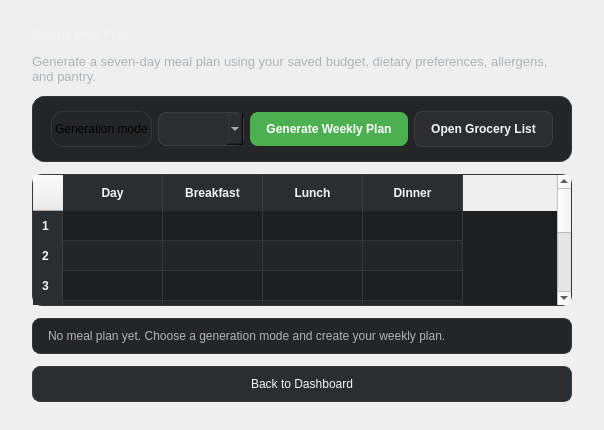
<?xml version="1.0" encoding="UTF-8"?>
<ui version="4.0">
 <class>MealPlanPage</class>
 <widget class="QWidget" name="MealPlanPage">
  <property name="geometry">
   <rect>
    <x>0</x>
    <y>0</y>
    <width>602</width>
    <height>430</height>
   </rect>
  </property>
  <layout class="QVBoxLayout" name="mealPlanPageLayout">
   <property name="spacing">
    <number>12</number>
   </property>
   <property name="leftMargin">
    <number>32</number>
   </property>
   <property name="topMargin">
    <number>28</number>
   </property>
   <property name="rightMargin">
    <number>32</number>
   </property>
   <property name="bottomMargin">
    <number>28</number>
   </property>
   <item>
    <widget class="QLabel" name="mealPlanTitle">
     <property name="styleSheet">
      <string notr="true">color: #F4F4F4;
background: transparent;</string>
     </property>
     <property name="text">
      <string>Weekly Meal Plan</string>
     </property>
    </widget>
   </item>
   <item>
    <widget class="QLabel" name="mealPlanSubtitle">
     <property name="styleSheet">
      <string notr="true">color: #AEB4B7;
background: transparent;
font-size: 13px;</string>
     </property>
     <property name="text">
      <string>Generate a seven-day meal plan using your saved budget, dietary preferences, allergens, and pantry.</string>
     </property>
     <property name="wordWrap">
      <bool>true</bool>
     </property>
    </widget>
   </item>
   <item>
    <widget class="QFrame" name="">
     <property name="styleSheet">
      <string notr="true">QFrame {
    background-color: #232526;
    border: 1px solid #34383A;
    border-radius: 12px;
}</string>
     </property>
     <layout class="QHBoxLayout" name="mealPlanToolbar">
      <property name="leftMargin">
       <number>18</number>
      </property>
      <property name="topMargin">
       <number>14</number>
      </property>
      <property name="rightMargin">
       <number>18</number>
      </property>
      <property name="bottomMargin">
       <number>14</number>
      </property>
      <item>
       <widget class="QLabel" name="generationModeLabel">
        <property name="styleSheet">
         <string notr="true">QComboBox {
    background-color: #2B2E30;
    color: #F4F4F4;
    border: 1px solid #3A3E40;
    border-radius: 8px;
    padding: 8px 12px;
}

QComboBox:focus {
    border: 1px solid #4CAF50;
}</string>
        </property>
        <property name="text">
         <string>Generation mode</string>
        </property>
       </widget>
      </item>
      <item>
       <widget class="QComboBox" name="generationModeCombo">
        <property name="styleSheet">
         <string notr="true">QComboBox {
    background-color: #2B2E30;
    color: #F4F4F4;
    border: 1px solid #3A3E40;
    border-radius: 8px;
    padding: 8px 12px;
}

QComboBox:focus {
    border: 1px solid #4CAF50;
}</string>
        </property>
       </widget>
      </item>
      <item>
       <widget class="QPushButton" name="generateMealPlanButton">
        <property name="styleSheet">
         <string notr="true">QPushButton {
    background-color: #4CAF50;
    color: white;
    border: none;
    border-radius: 8px;
    padding: 10px 16px;
    font-weight: 600;
}

QPushButton:hover {
    background-color: #5CC460;
}

QPushButton:pressed {
    background-color: #388E3C;
}</string>
        </property>
        <property name="text">
         <string>Generate Weekly Plan</string>
        </property>
       </widget>
      </item>
      <item>
       <widget class="QPushButton" name="openGroceryButton">
        <property name="styleSheet">
         <string notr="true">QPushButton {
    background-color: #2B2E30;
    color: #F4F4F4;
    border: 1px solid #3A3E40;
    border-radius: 8px;
    padding: 10px 16px;
    font-weight: 600;
}

QPushButton:hover {
    background-color: #34383A;
    border-color: #4CAF50;
}</string>
        </property>
        <property name="text">
         <string>Open Grocery List</string>
        </property>
       </widget>
      </item>
     </layout>
    </widget>
   </item>
   <item>
    <widget class="QTableWidget" name="mealPlanTable">
     <property name="styleSheet">
      <string notr="true">QTableWidget {
    background-color: #1C1E20;
    alternate-background-color: #232526;
    color: #F4F4F4;
    border: 1px solid #34383A;
    border-radius: 10px;
    gridline-color: #34383A;
    selection-background-color: #4CAF50;
    selection-color: white;
}

QHeaderView::section {
    background-color: #2B2E30;
    color: #F4F4F4;
    border: none;
    border-right: 1px solid #3A3E40;
    padding: 9px;
    font-weight: 600;
}</string>
     </property>
     <property name="alternatingRowColors">
      <bool>true</bool>
     </property>
     <property name="rowCount">
      <number>7</number>
     </property>
     <property name="columnCount">
      <number>4</number>
     </property>
     <row/>
     <row/>
     <row/>
     <row/>
     <row/>
     <row/>
     <row/>
     <column>
      <property name="text">
       <string>Day</string>
      </property>
     </column>
     <column>
      <property name="text">
       <string>Breakfast</string>
      </property>
     </column>
     <column>
      <property name="text">
       <string>Lunch</string>
      </property>
     </column>
     <column>
      <property name="text">
       <string>Dinner</string>
      </property>
     </column>
    </widget>
   </item>
   <item>
    <widget class="QLabel" name="mealPlanSummaryLabel">
     <property name="styleSheet">
      <string notr="true">QLabel {
    background-color: #232526;
    color: #AEB4B7;
    border: 1px solid #34383A;
    border-radius: 8px;
    padding: 10px 12px;
}</string>
     </property>
     <property name="text">
      <string>No meal plan yet. Choose a generation mode and create your weekly plan.</string>
     </property>
     <property name="wordWrap">
      <bool>true</bool>
     </property>
    </widget>
   </item>
   <item>
    <widget class="QPushButton" name="mealPlanBackButton">
     <property name="styleSheet">
      <string notr="true">QPushButton {
    background-color: #2B2E30;
    color: #F4F4F4;
    border: 1px solid #3A3E40;
    border-radius: 8px;
    padding: 10px 16px;
}

QPushButton:hover {
    border-color: #4CAF50;
}</string>
     </property>
     <property name="text">
      <string>Back to Dashboard</string>
     </property>
    </widget>
   </item>
  </layout>
 </widget>
 <resources/>
 <connections/>
</ui>
